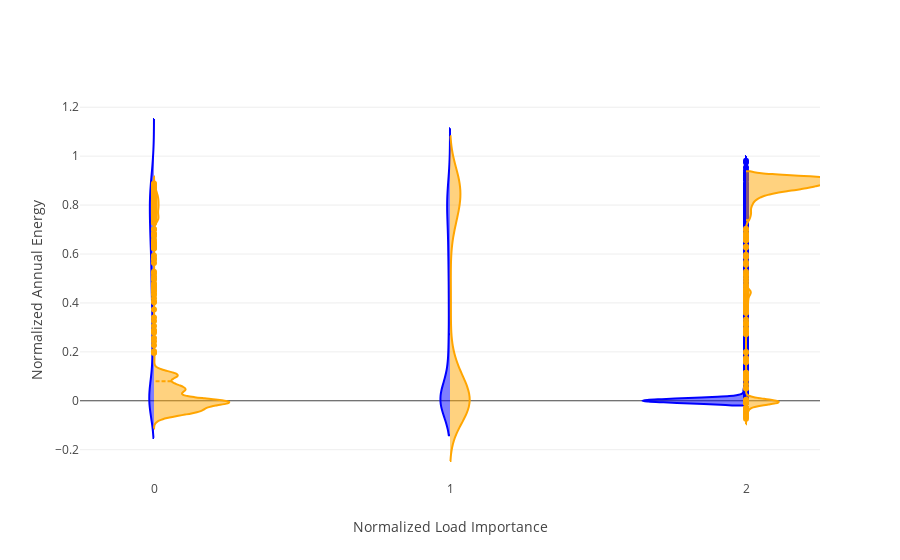

Notebook code for this chart:
### Code cell
week = 0
hours = 8760

data= df[df['benefit_cost_ratios__hybrid'] == df['benefit_cost_ratios__hybrid'].max()]
vals = ['generation_profile__pv', 'generation_profile__tower']
sides = ['negative', 'positive']
ncolors = ['blue', 'orange']
names = ['PV', 'CSP']
bounds = [(10, 44), (61, 112), (129, 163)]

mult = np.array(data['dispatch_factors'].iloc[0])

fig = go.Figure()

for val, side, color, name in zip(vals, sides, ncolors, names):
    y_vals = scaler(np.array(data[val].iloc[0]))
    for i, bound in enumerate(bounds):
        lower, upper = bound
        idx = np.logical_and(mult>=lower, mult<=upper)
        
        fig.add_trace(go.Violin(x=i*np.ones(len(y_vals)), y=y_vals[idx], side=side, orientation='v', line_color=color,
                                legendgroup=name, name=name, showlegend=False, meanline_visible=True))

fig.update_xaxes(title='Normalized Load Importance')
fig.update_yaxes(title='Normalized Annual Energy')

fig.update_layout(violinmode='overlay', violingap=0)
fig.show()
print(data[list(data.columns)[:5]])

### Figure 1 — Plotly figure (JSON) as saved in the notebook; plotly's stock layout.template omitted (floating-point values rounded to 4 significant figures; data arrays with more than 128 entries replaced by an {"elided": "..."} marker saying what was removed)
{"data": [{"legendgroup": "PV", "line": {"color": "blue"}, "meanline": {"visible": true}, "name": "PV", "orientation": "v", "showlegend": false, "side": "negative", "type": "violin", "x": {"elided": "8760 int values"}, "y": {"elided": "2203 float values"}}, {"legendgroup": "PV", "line": {"color": "blue"}, "meanline": {"visible": true}, "name": "PV", "orientation": "v", "showlegend": false, "side": "negative", "type": "violin", "x": {"elided": "8760 int values"}, "y": {"elided": "2990 float values"}}, {"legendgroup": "PV", "line": {"color": "blue"}, "meanline": {"visible": true}, "name": "PV", "orientation": "v", "showlegend": false, "side": "negative", "type": "violin", "x": {"elided": "8760 int values"}, "y": {"elided": "3567 float values"}}, {"legendgroup": "CSP", "line": {"color": "orange"}, "meanline": {"visible": true}, "name": "CSP", "orientation": "v", "showlegend": false, "side": "positive", "type": "violin", "x": {"elided": "8760 int values"}, "y": {"elided": "2203 float values"}}, {"legendgroup": "CSP", "line": {"color": "orange"}, "meanline": {"visible": true}, "name": "CSP", "orientation": "v", "showlegend": false, "side": "positive", "type": "violin", "x": {"elided": "8760 int values"}, "y": {"elided": "2990 float values"}}, {"legendgroup": "CSP", "line": {"color": "orange"}, "meanline": {"visible": true}, "name": "CSP", "orientation": "v", "showlegend": false, "side": "positive", "type": "violin", "x": {"elided": "8760 int values"}, "y": {"elided": "3567 float values"}}], "layout": {"violingap": 0, "violinmode": "overlay", "xaxis": {"title": {"text": "Normalized Load Importance"}}, "yaxis": {"title": {"text": "Normalized Annual Energy"}}}}
